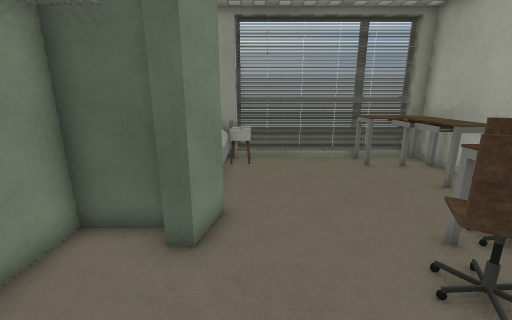
view 1 (above)

12 first-person views from a walk through a Unity game level. The camera is 1.5 m above the floor, tilts 14° down and sees 90° across. Doors are open. The floor is counted in squares, 0.5 m on a side. Each view is taken from the middle of a square. On the plan, view 1 faces up. The plan holds only what a view shows up to about 19 squares ahead; the rest is blank. The place goes on beyond the plan. Some surface patterns are stand-ins.

view 2
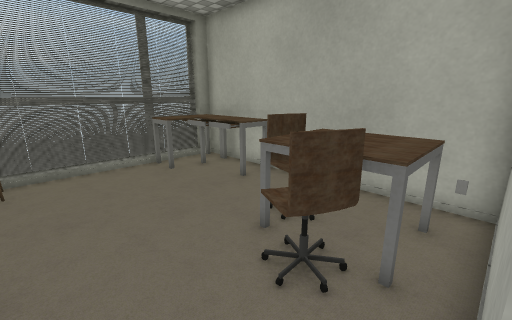

view 3
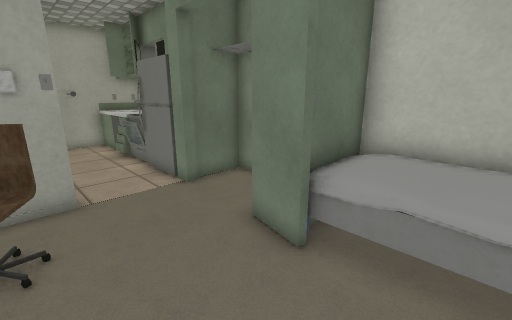

view 4
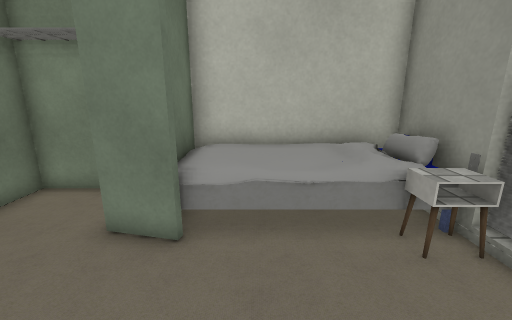

view 5
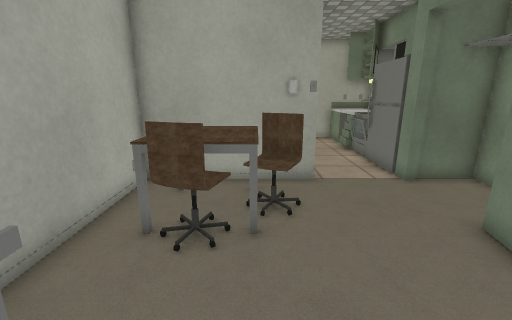

view 6
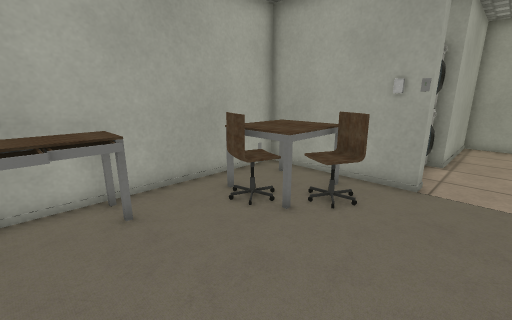

view 7
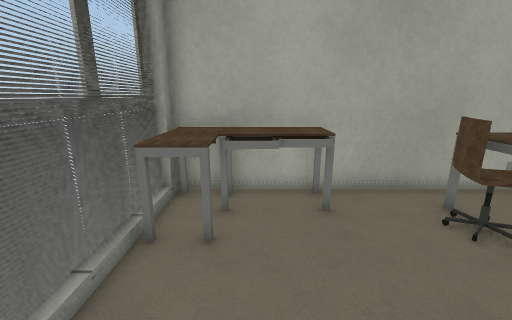

view 8
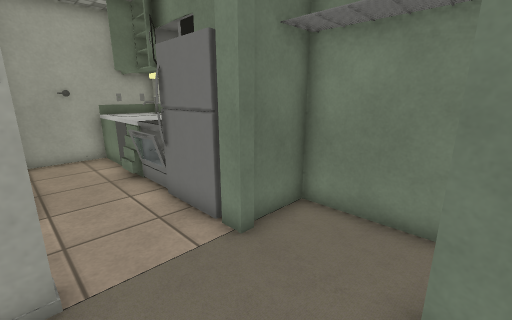

view 9
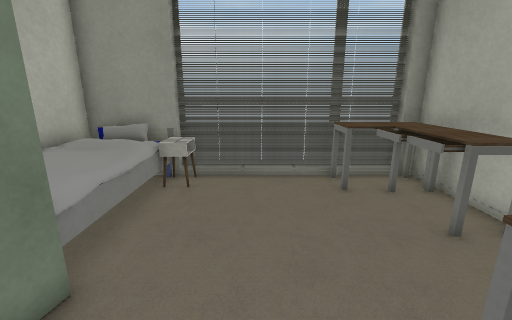

view 10
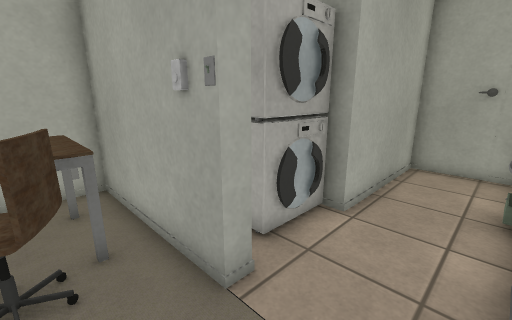

view 11
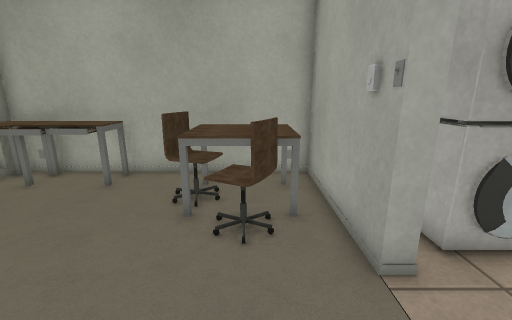

view 12
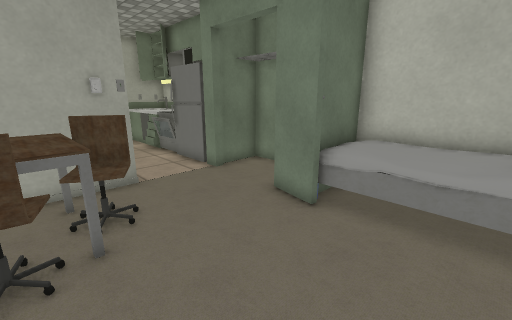

### Floor plan
Key: @ floor where view 1 was taken; # wall or solid block; . floor; D open door; = window, fence, low wall or low ledge; ^ raised ledge; B bed; E desk; C closet; T table; H chair; F fridge; S sink; M microwave; W washer.
Columns run from 4 left of view 1 to 8 right of it. Each row starts with its distance up from view 1.
 13 #############
 12 BBBB^....EEE#
 11 BBBB.....EEE#
 10 BBBB......EE#
  9 BBBB......EE#
  8 BBBB......EE#
  7 BBBB........#
  6 #CC#........#
  5 #CC#....THH.#
  4 #......HHTTT#
  3 #......HHTTT#
  2 #.DD....TTTT#
  1 ###D..#######
  0   CF@.##
 -1   FF..W#
 -2   FF..=#
 -3   SS..##
 -4  #MS..#
 -5 ###...#
 -6  #S...#
 -7  ##...#
 -8 SSS...#
 -9 SSS####

Positions as (right, up) in squares from view 1, and headings:
1: (0, 0), facing up
2: (0, 1), facing up-right
3: (3, 9), facing down-left
4: (4, 8), facing left
5: (4, 10), facing down
6: (0, 10), facing down-right
7: (0, 10), facing right
8: (2, 5), facing down-left
9: (2, 3), facing up
10: (-1, 3), facing down-right
11: (-2, 3), facing right
12: (5, 10), facing down-left
